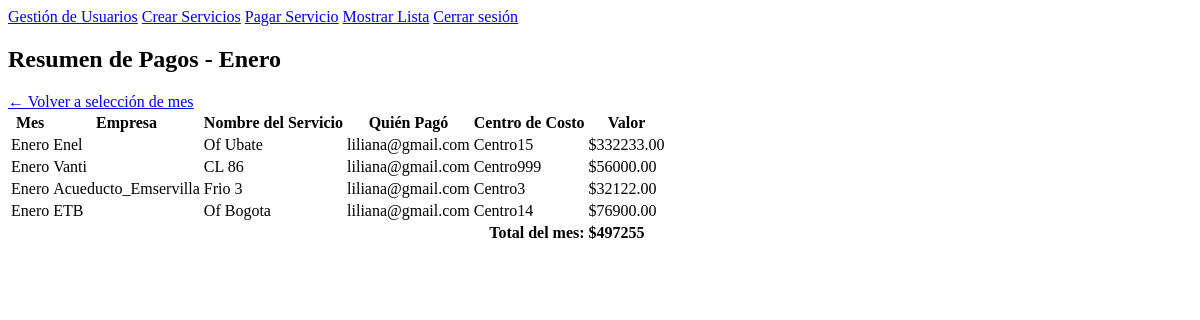
The page /service/resumen_pagos/Enero/ (signed in) on the database its author committed.
### service/models.py (models this page shows, shortened)
class Pago(models.Model):
    MESES = [
        ('Enero', 'Enero'), ('Febrero', 'Febrero'), ('Marzo', 'Marzo'),
        ('Abril', 'Abril'), ('Mayo', 'Mayo'), ('Junio', 'Junio'),
        ('Julio', 'Julio'), ('Agosto', 'Agosto'), ('Septiembre', 'Septiembre'),
        ('Octubre', 'Octubre'), ('Noviembre', 'Noviembre'), ('Diciembre', 'Diciembre'),
    ]
    MEDIOS_PAGO = [
        ('Transferencia', 'Transferencia'),
        ('Efectivo', 'Efectivo'),
        ('PSE', 'PSE'),
        ('Tarjeta', 'Tarjeta'),
    ]
    servicio = models.ForeignKey('Servicio', on_delete=models.CASCADE)
    valor = models.DecimalField(max_digits=10, decimal_places=2)
    mes = models.CharField(max_length=15, choices=MESES)
    medio_pago = models.CharField(max_length=20, choices=MEDIOS_PAGO)
    fecha_pago = models.DateTimeField(auto_now_add=True)
    usuario = models.ForeignKey(Usuario, on_delete=models.CASCADE)

class Servicio(models.Model):
    EMPRESAS = [
        ('Enel', 'Enel'),
        ('Vanti', 'Vanti'),
        ('Acueducto_Emservilla', 'Acueducto Emservilla'),
        ('Acueducto_Bogota', 'Acueducto Bogotá'),
        ('ETB', 'ETB'),
        ('Admon', 'Admon'),
    ]
    CENTROS_COSTO = [
        ('Centro1', 'Centro de Costo 1'),
        ('Centro2', 'Centro de Costo 2'),
        ('Centro3', 'Centro de Costo 3'),
        ('Centro14', 'Centro de Costo 14'),
        ('Centro15', 'Centro de Costo 15'),
        ('Centro16', 'Centro de Costo 16'),
        ('Centro999', 'Centro de Costo 999')
    ]
    empresa = models.CharField(max_length=100, choices=EMPRESAS)
    nombre_servicio = models.CharField(max_length=100)
    referencia_pago = models.CharField(max_length=100)
    centro_costo = models.CharField(max_length=100, choices=CENTROS_COSTO, default='Centro1')
    estado = models.CharField(default='Pendiente de Pago', max_length=50)

### users/models.py (models this page shows)
class Usuario(AbstractBaseUser, PermissionsMixin):
    ROLES = (
        ('ADMIN', 'Administrador'),
        ('EMPLEADO', 'Empleado'),
    )
    email = models.EmailField(unique=True)
    nombre = models.CharField(max_length=100)
    identificacion = models.CharField(max_length=20, unique=True)
    cargo = models.CharField(max_length=50)
    rol = models.CharField(max_length=10, choices=ROLES)
    is_active = models.BooleanField(default=True)
    is_staff = models.BooleanField(default=False)
    objects = UsuarioManager()
    USERNAME_FIELD = 'email'
    REQUIRED_FIELDS = ['nombre', 'rol']
    def __str__(self):
        return self.email

### service/views.py (the view)
# urls.py: path('resumen_pagos/<str:mes>/', views.resumen_pagos_por_mes, name='resumen_pagos_mes'),
@require_GET
@login_required
def resumen_pagos_por_mes(request, mes):
    pagos = Pago.objects.filter(mes=mes)
    total_mes = pagos.aggregate(total=Sum('valor'))['total'] or 0
    return render(request, 'service/resumen_detalle.html', {
        'pagos': pagos,
        'mes': mes,
        'total_mes': total_mes
    })

### service/templates/service/resumen_detalle.html
{% extends 'base.html' %}
{% block content %}
<h2>Resumen de Pagos - {{ mes }}</h2>
<a href="{% url 'resumen_pagos' %}">← Volver a selección de mes</a>
<table borde="1">
    <thead>
        <tr>
            <th>Mes</th>
            <th>Empresa</th>
            <th>Nombre del Servicio</th>
            <th>Quién Pagó</th>
            <th>Centro de Costo</th>
            <th>Valor</th>
        </tr>
    </thead>
    <tbody>
        {% for pago in pagos %}
            <tr>
                <td>{{ pago.mes }}</td>
                <td>{{ pago.servicio.empresa }}</td>
                <td>{{ pago.servicio.nombre_servicio }}</td>
                <td>{{ pago.usuario }}</td>
                <td>{{ pago.servicio.centro_costo }}</td>
                <td>${{ pago.valor }}</td>
            </tr>
        {% empty %}
            <tr><td colspan="6">No hay pagos registrados para {{ mes }}.</td></tr>
        {% endfor %}
    </tbody>
        <tfoot>
        <tr>
            <td colspan="5" style="text-align: right;"><strong>Total del mes:</strong></td>
            <td><strong>${{ total_mes }}</strong></td>
        </tr>
    </tfoot>
</table>
{% endblock %}

### rows shown on the page
Pago: mes "Enero", servicio.empresa "Enel", servicio.nombre_servicio "Of Ubate", usuario "liliana@gmail.com", servicio.centro_costo "Centro15", valor "332233.00"
Pago: mes "Enero", servicio.empresa "Vanti", servicio.nombre_servicio "CL 86", usuario "liliana@gmail.com", servicio.centro_costo "Centro999", valor "56000.00"
Pago: mes "Enero", servicio.empresa "Acueducto_Emservilla", servicio.nombre_servicio "Frio 3", usuario "liliana@gmail.com", servicio.centro_costo "Centro3", valor "32122.00"
Pago: mes "Enero", servicio.empresa "ETB", servicio.nombre_servicio "Of Bogota", usuario "liliana@gmail.com", servicio.centro_costo "Centro14", valor "76900.00"

### other values the page prints
{{ mes }} "Enero"
{{ total_mes }} "497255"
